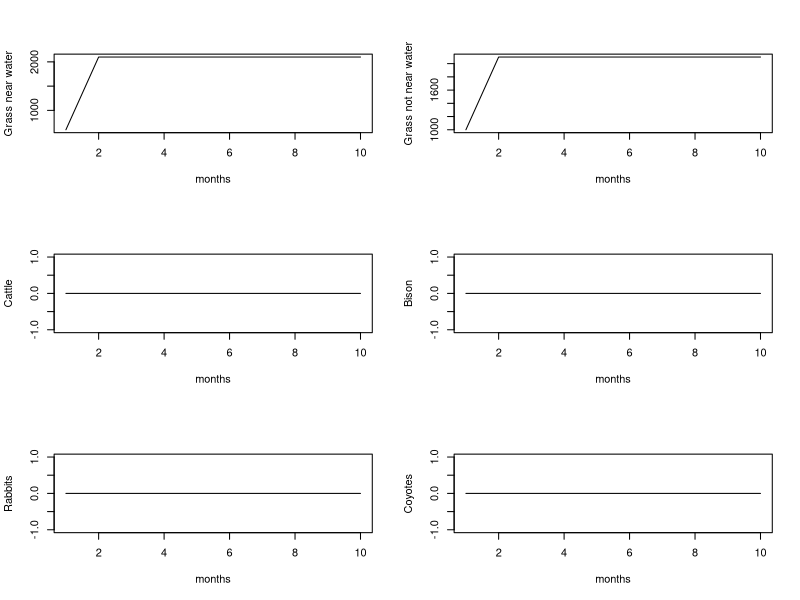

Write R code to recreate this figure.
library(deSolve)

# Variable Definitions

# Grass / Plants
# Gw0 = initial grass density of area near water
# Gd0 = initial grass density of area not near water
# w2t = proportion of range that is near water
# rG = intrinsic growth rate of grasses, assume the same in both habitats
# kG = carrying density of grasses

# Cattle
# C0 = initial density of cattle within entire space
# aC = grass consumption by cattle per capita per timestep
# eC = cattle biomass conversion efficiency
# dhC = rate of cattle harvest by humans

# Bison
# B0 = initial densiry of bison within entire space
# rb = bison intrinsic growth rate = .22 / year = .018 / month
# dhB = rate of bison culling by humans
# tB = proportion of time bison spend in range areas near water

# Jackrabbits
# R0 = initial density of rabbits within enter space
# aR = grass consumption by rabbits per capita per timestep
# eR = rabbit biomass conversion efficiency
# dnR = intrinsic rabbit death rate

# Coyote
# K0 = initial density of coyote within entire space
# aK = asymtotic consumption of rabbits by coyote
# bK = density at half maximum of coyote consumption
# eK = coyote biomass conversion efficiency
# dnK = coyote death rate imposed by humans

# Population Densities
# Population densities for animals are in individuals per hectare
# Densities for grasses are in grams biomass per hectare

model = function(t, y, parms) {
  
  Gw = y[1]
  Gd = y[2]
  C = y[3]
  B = y[4]
  R = y[5]
  K = y[6]
  
  with(as.list(params), {
    
    GwT = Gw * w2t # Density of grasses near water scaled to total area
    GdT = Gd * ( 1 - w2t ) # Density of grasses not near water scaled to total area
    GT = GwT + GdT # Total density of grass at scale of total area
    

    dGw = Gw * ( rG * ( 1 - Gw / kG ))     - (aC * Gw / (bC + Gw)) * C / w2t    -  tB * aB * B    -  (aR * Gw / (bR + Gw)) * R
    
    dGd = Gd * ( rG * ( 1 - Gd / kG ) )    - (1 - tB) * aB * B     -  (aR * Gw / (bR + Gw)) * R
    
    dC  = (eC * (aC * Gw / (bC + Gw)) / Cw) * C   - dhC * C
    
    dB  = (eB * aB / Bw) * B   - dhB * B
    
    dR  = (eR * (aR * Gw / (bR + Gw)) / Rw) * R * (1 - R / kR)    - dnRI    - ( (aK * R) / (bK + R) ) * K 
    dR = 0
    # evidence is that jackrabbits are not actually limited by food
    
    #dK  = eK * ( (aK * R) / (bK + R) ) * K  - dnK * K
    dK = 0  # Coyotes held constant by management
    
    # [ (1 - tB) * Gd + tB * Gw ] 
    differentials = c(dGw, dGd, dC, dB, dR, dK)
    list(differentials)
  
  })
}

kG = 2100 # carrying capcity density of grasses  kg / ha
params = c(
        Cw = 453, # avg weight of a cow
        Bw = 680, # avg weight of a bison
        Rw = 2, # avg weight of a rabbit
  
        rG = 12592.5, # intrinsic (max) growth rate of grasses  kg / year / ha
        kG = kG, # carrying capcity density of grasses  kg / ha
        
        w2t = .25, # amount of area that is 'near water,' i.e. grazable by cattle
        
        aC = 4080,  # ideal kilos of grass per year per cattle 
        bC = kG / 4, # density of grasses at half maximum consumption, value is a rough guess
                     # consumption should saturate quickly
        eC = .1, # median conversion efficiency
        dhC = .15, # cattle harvest rate, percentage
        
        aB = 4080,  # ideal kilos of grass per year per mature bison 
        eB = .04,   #  bison biomass conversion efficiency
        #rB = .22,  # intrinsic growth rate, bison growth per year - individuals per year, not biomass.  equates to above values
        dhB = .012, # culling rate, allowing some growth, a percentage
        tB = .2,  # percentage time bison spend feeding near water, may be influenced by precipitation
        
        eR = .1, # current research suggests that grass availability is not the limiting factor on jackrabbit density
        aR =  54.75, # kg forage pre year per rabbit
        bR = kG / 4, # saturate forage rate quickly 
        kR = 2,  # max jackrabbits per hectare
        dnRI = 18.25, # density independent natural rabbit deaths - not including predation 
        
        aK = 10,
        bK = 10,
        eK = .1,
        dnK = .8
        )

Gw0 = 600
Gd0 = 1000
C0 = 0 #15
B0 = 0 #2
R0 = 0 #10
K0 = 0 #40
  
state = c(
          Gw0,
          Gd0,
          C0,
          B0,
          R0,
          K0
        )


t = 1:30  # 30 years prediction
#t = 1:200 # to get equilibria
t = 1:10

out = ode(y = state, times = t, func = model, parms = params)

par(mfrow=c(3,2))
matplot(t, out[,2], type = "l", ylab = "Grass near water", xlab = 'months')
matplot(t, out[,3], type = "l", ylab = "Grass not near water", xlab = 'months')
matplot(t, out[,4], type = "l", ylab = "Cattle", xlab = 'months', ylim=c(0, max(out[,4])))
matplot(t, out[,5], type = "l", ylab = "Bison", xlab = 'months', ylim=c(0, max(out[,5])))
matplot(t, out[,6], type = "l", ylab = "Rabbits", xlab = 'months', ylim=c(0, max(out[,6])))
matplot(t, out[,7], type = "l", ylab = "Coyotes", xlab = 'months', ylim=c(0, max(out[,7])))
par(mfrow=c(1,1))
